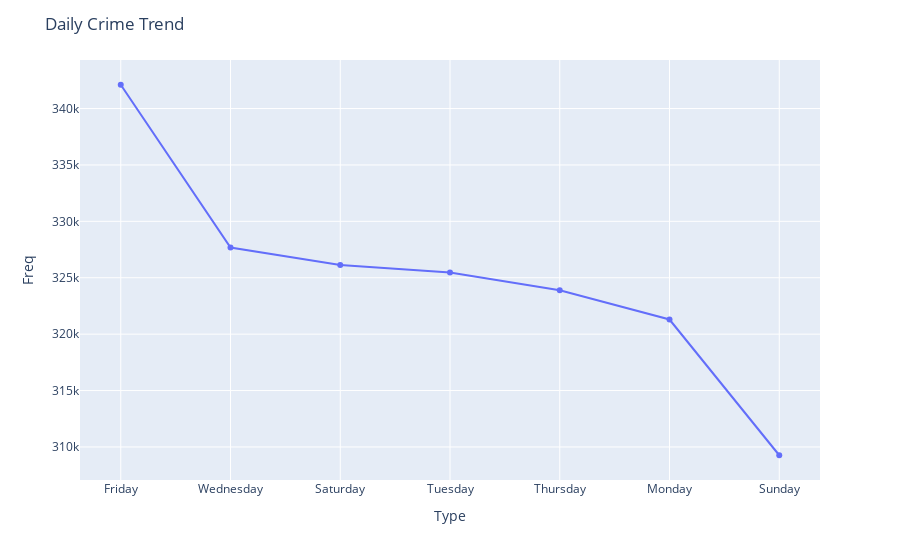

Notebook cell for this chart:
### Markdown cell above
**Observation**: The rate of crime droppped the most during winter

### Code cell
# Daily crime trend 
plot_counts1(c_crime_df["Day"], "Daily Crime Trend")

### Figure 1 — Plotly figure (JSON) as saved in the notebook; plotly's stock layout.template omitted (floating-point values rounded to 4 significant figures)
{"data": [{"hovertemplate": "Type=%{x}<br>Freq=%{y}<extra></extra>", "legendgroup": "", "line": {"color": "#636efa", "dash": "solid", "shape": "linear"}, "marker": {"symbol": "circle"}, "mode": "lines+markers", "name": "", "orientation": "v", "showlegend": false, "textposition": "top center", "texttemplate": "%{y:.2s}", "type": "scatter", "x": ["Friday", "Wednesday", "Saturday", "Tuesday", "Thursday", "Monday", "Sunday"], "xaxis": "x", "y": [342109, 327674, 326139, 325467, 323885, 321298, 309264], "yaxis": "y"}], "layout": {"legend": {"tracegroupgap": 0}, "margin": {"t": 60}, "title": {"text": "Daily Crime Trend"}, "uniformtext": {"minsize": 8, "mode": "hide"}, "xaxis": {"anchor": "y", "domain": [0, 1], "title": {"text": "Type"}}, "yaxis": {"anchor": "x", "domain": [0, 1], "title": {"text": "Freq"}}}}
